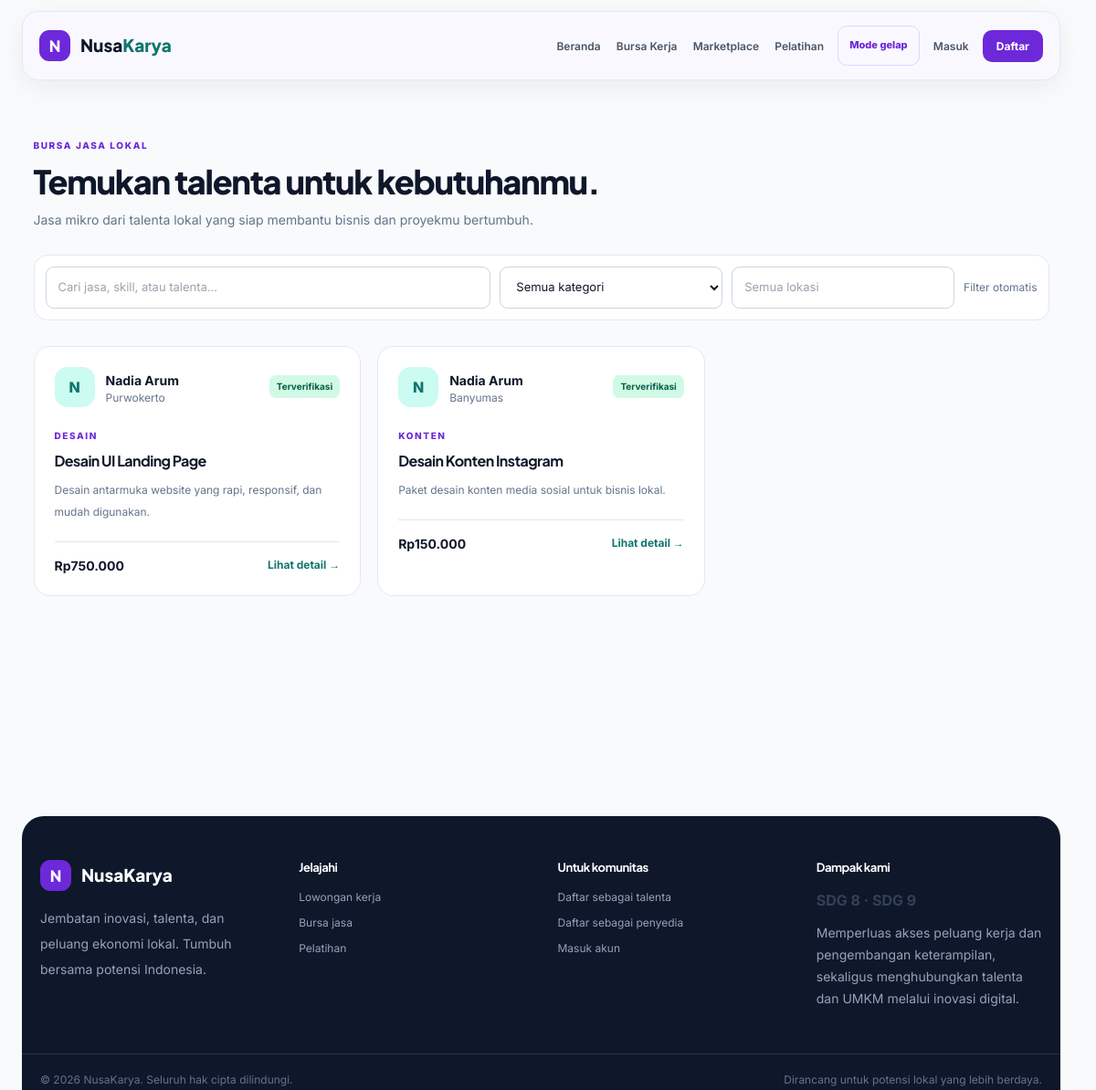
The app's page /jasa.php with its own data.
### tables this page shows
CREATE TABLE IF NOT EXISTS jasa (
  id BIGINT UNSIGNED AUTO_INCREMENT PRIMARY KEY,
  pekerja_id BIGINT UNSIGNED NOT NULL,
  nama_jasa VARCHAR(160) NOT NULL,
  kategori ENUM('Desain','Konten','Teknologi','Administrasi','Lainnya') NOT NULL DEFAULT 'Lainnya',
  lokasi VARCHAR(120) NOT NULL,
  harga_mulai DECIMAL(14,2) NOT NULL DEFAULT 0,
  deskripsi TEXT NOT NULL,
  created_at TIMESTAMP NOT NULL DEFAULT CURRENT_TIMESTAMP,
  CONSTRAINT fk_jasa_pekerja FOREIGN KEY (pekerja_id) REFERENCES users(id) ON DELETE CASCADE,
  INDEX idx_jasa_filter (kategori, lokasi)
);

CREATE TABLE IF NOT EXISTS users (
  id BIGINT UNSIGNED AUTO_INCREMENT PRIMARY KEY,
  nama VARCHAR(120) NOT NULL,
  email VARCHAR(160) NOT NULL UNIQUE,
  password VARCHAR(255) NOT NULL,
  role ENUM('admin','penyedia','pekerja') NOT NULL DEFAULT 'pekerja',
  telepon VARCHAR(25) DEFAULT NULL,
  lokasi VARCHAR(120) DEFAULT NULL,
  deskripsi TEXT DEFAULT NULL,
  skills TEXT DEFAULT NULL,
  is_verified TINYINT(1) NOT NULL DEFAULT 0,
  created_at TIMESTAMP NOT NULL DEFAULT CURRENT_TIMESTAMP,
  updated_at TIMESTAMP NULL DEFAULT NULL ON UPDATE CURRENT_TIMESTAMP,
  INDEX idx_users_role (role),
  INDEX idx_users_lokasi (lokasi)
);

### config/koneksi.php (called while the page is built, shortened)
<?php
$host = 'localhost';
$db   = 'db_nusakarya';
$user = 'root';
$pass = '';
try {
    $mysqli = new mysqli($host, $user, $pass, $db);
    $mysqli->set_charset('utf8mb4');
    require_once __DIR__ . '/database.php';
    $pdo = new Database($mysqli);
} catch (mysqli_sql_exception $e) {
    error_log('Database connection error: ' . $e->getMessage());
    http_response_code(500);
    exit('Koneksi database gagal. Periksa konfigurasi di config/koneksi.php.');
}

### config/database.php (called while the page is built, shortened)
<?php
class Database
{
    private mysqli $connection;
    public function __construct(mysqli $connection) { $this->connection = $connection; }
    public function query(string $sql): DatabaseStatement
    {
        $result = $this->connection->query($sql);
        return new DatabaseStatement(null, $result);
    }
}
class DatabaseStatement
{
    private ?mysqli_result $result;
    public function __construct(?mysqli_stmt $statement, ?mysqli_result $result = null, array $parameterNames = [])
    { $this->statement=$statement; $this->result=$result; $this->parameterNames=$parameterNames; }
    public function fetchAll(): array { return $this->result instanceof mysqli_result?$this->result->fetch_all(MYSQLI_ASSOC):[]; }
}

### config/functions.php (called while the page is built, shortened)
<?php
function e(?string $value): string
{
    return htmlspecialchars((string) $value, ENT_QUOTES, "UTF-8");
}
function rupiah($value): string
{
    return "Rp" . number_format((float) $value, 0, ",", ".");
}

### jasa.php (the view)
<?php
require_once __DIR__ . '/config/koneksi.php'; require_once __DIR__ . '/config/functions.php';
try{$items=$pdo->query("SELECT j.*,u.nama pekerja,u.is_verified,(SELECT AVG(r.rating) FROM ulasan r WHERE r.jasa_id=j.id) rating_avg,(SELECT COUNT(*) FROM ulasan r WHERE r.jasa_id=j.id) rating_count FROM jasa j JOIN users u ON u.id=j.pekerja_id ORDER BY j.created_at DESC")->fetchAll();}
catch(mysqli_sql_exception $e){error_log('jasa rating: '.$e->getMessage());$items=$pdo->query("SELECT j.*,u.nama pekerja,u.is_verified FROM jasa j JOIN users u ON u.id=j.pekerja_id ORDER BY j.created_at DESC")->fetchAll();}
$pageTitle='Marketplace Jasa'; require __DIR__.'/includes/header.php';
?>
<main class="max-w-6xl mx-auto px-5 py-16 min-h-[65vh]"><p class="eyebrow">Bursa jasa lokal</p><h1 class="text-4xl font-extrabold text-ink mt-3">Temukan talenta untuk kebutuhanmu.</h1><p class="text-sm text-slate-500 mt-3">Jasa mikro dari talenta lokal yang siap membantu bisnis dan proyekmu bertumbuh.</p>
<div class="filter-bar"><input class="form-control" data-filter-search placeholder="Cari jasa, skill, atau talenta..."><select class="form-control" data-filter-category><option value="">Semua kategori</option><?php foreach(['Desain','Konten','Teknologi','Administrasi'] as $c): ?><option><?= e($c) ?></option><?php endforeach; ?></select><input class="form-control" data-filter-location placeholder="Semua lokasi"><span class="self-center text-xs text-slate-500">Filter otomatis</span></div>
<div class="card-grid"><?php foreach($items as $x): ?><article class="job-card" data-listing-card data-search="<?= e($x['nama_jasa'].' '.$x['pekerja'].' '.$x['deskripsi']) ?>" data-category="<?= e($x['kategori']) ?>" data-location="<?= e($x['lokasi']) ?>"><div class="flex items-center gap-3"><div class="avatar"><?= e(strtoupper(substr($x['pekerja'],0,1))) ?></div><div><b class="text-sm text-ink"><?= e($x['pekerja']) ?></b><p class="text-xs text-slate-500"><?= e($x['lokasi']) ?></p></div><?php if($x['is_verified']): ?><span class="badge-green ml-auto">Terverifikasi</span><?php endif; ?></div><p class="eyebrow mt-6"><?= e($x['kategori']) ?></p><h2 class="font-bold text-ink mt-2"><?= e($x['nama_jasa']) ?></h2><p class="text-xs text-slate-500 leading-6 mt-2"><?= e($x['deskripsi']) ?></p><?php if(!empty($x['rating_count'])): ?><p class="text-xs mt-3"><span class="stars" aria-hidden="true">★</span> <b class="text-ink"><?= number_format((float)$x['rating_avg'],1,',','.') ?></b> <span class="text-slate-500">(<?= (int)$x['rating_count'] ?> ulasan)</span></p><?php endif; ?><div class="border-t mt-5 pt-4 flex justify-between"><b class="text-sm text-ink"><?= rupiah($x['harga_mulai']) ?></b><a class="text-link" href="<?= BASE_URL ?>/detail-jasa.php?id=<?= (int)$x['id'] ?>">Lihat detail →</a></div></article><?php endforeach; ?></div>
<?php if(!$items): ?><div class="empty-state mt-6">Belum ada jasa yang dipublikasikan.</div><?php endif; ?></main>
<?php require __DIR__.'/includes/footer.php'; ?>

### assets/css/style.css (style rules this page uses)
* { box-sizing: border-box; }
:root { --color-primary: #6d28d9; --color-accent: #047857; --color-neutral-1: #faf8ff; --color-neutral-2: #ddd6fe; --color-text: #1e1b4b; --color-dark-neutral: #17152d; --color-dark-neutral-2: #40386b; --color-dark-card: #252142; --color-dark-text: #faf8ff; }
html { scroll-behavior: smooth; scrollbar-gutter: stable; }
body { font-family: Inter, sans-serif; background: var(--color-neutral-1); color: var(--color-text); min-inline-size: 320px; overflow-x: clip; }
.max-w-6xl { max-width: 1280px; }
.stats-grid, .section-heading, .card-grid, .section > .max-w-6xl { inline-size: 100%; }
.font-heading, h1, h2, h3 { font-family: "Plus Jakarta Sans", sans-serif; letter-spacing: -0.035em; }
.eyebrow { font-size: 10px; letter-spacing: 0.16em; font-weight: 800; color: var(--color-primary); text-transform: uppercase; }
.avatar { width: 44px; height: 44px; border-radius: 14px; background: #ccfbf1; color: #0f766e; display: grid; place-items: center; font-weight: 800; }
.text-link { font-size: 12px; color: #0f766e; font-weight: 700; }
.card-grid { display: grid; grid-template-columns: repeat(3, minmax(0, 1fr)); gap: 18px; }
.job-card { padding: 22px; border: 1px solid #e2e8f0; border-radius: 18px; background: white; transition: 0.2s; }
.badge-green { background: #d1fae5; color: #065f46; padding: 5px 8px; border-radius: 7px; font-size: 10px; font-weight: 700; }
.form-control { width: 100%; border: 1px solid #cbd5e1; border-radius: 9px; padding: 12px 13px; font-size: 13px; color: #0f172a; background: white; outline: none; }
.filter-bar { display: grid; grid-template-columns: 2fr 1fr 1fr auto; gap: 10px; background: white; border: 1px solid #e2e8f0; border-radius: 15px; padding: 12px; margin: 28px 0; }
@media (prefers-reduced-motion: no-preference) { .dashboard-grid .surface-card, .card-grid .job-card, .stat-card { animation: dashboard-stagger 450ms both; } }
@media (prefers-reduced-motion: no-preference) { .dashboard-grid .surface-card:nth-child(2), .card-grid .job-card:nth-child(2), .stat-card:nth-child(2) { animation-delay: 60ms; } }
.text-link { color: #0f766e; font-size: 12px; font-weight: 700; cursor: pointer; }

### records on screen
jasa: pekerja.nama "N", pekerja.nama "Nadia Arum", lokasi "Purwokerto", kategori "DESAIN", nama_jasa "Desain UI Landing Page", deskripsi "Desain antarmuka website yang rapi, responsif, dan mudah digunakan.", harga_mulai "Rp750.000"
jasa: pekerja.nama "N", pekerja.nama "Nadia Arum", lokasi "Banyumas", kategori "KONTEN", nama_jasa "Desain Konten Instagram", deskripsi "Paket desain konten media sosial untuk bisnis lokal.", harga_mulai "Rp150.000"
